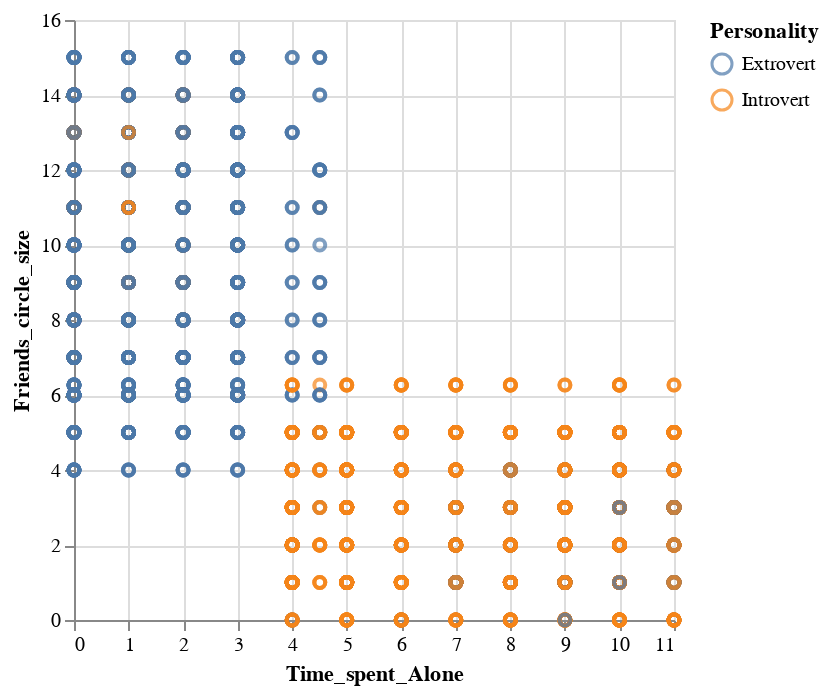

Notebook code cell kept with this figure:
### Markdown cell above
There are thus quite similar amounts of observations of extroverts to introverts

### Code cell
import altair as alt

alt.Chart(data).mark_point().encode(
    x="Time_spent_Alone",
    y="Friends_circle_size",
    color="Personality"
)

### Figure 1 — Vega-Lite specification as saved in the notebook (floating-point values rounded to 4 significant figures; data arrays with more than 128 entries replaced by an {"elided": "..."} marker saying what was removed)
{"config": {"view": {"continuousWidth": 300, "continuousHeight": 300}}, "data": {"name": "data-708f725f368993d32e418a6b10913e72"}, "mark": {"type": "point"}, "encoding": {"color": {"field": "Personality", "type": "nominal"}, "x": {"field": "Time_spent_Alone", "type": "quantitative"}, "y": {"field": "Friends_circle_size", "type": "quantitative"}}, "$schema": "https://vega.github.io/schema/vega-lite/v5.20.1.json", "datasets": {"data-708f725f368993d32e418a6b10913e72": {"elided": "2900 records"}}}
